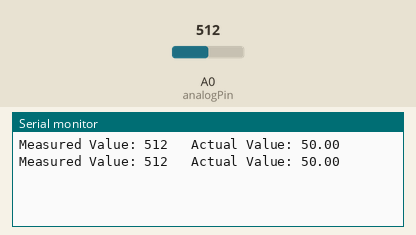
The sketch below on a simulated Arduino Uno, built with avr-gcc and run on an emulated ATmega328P. Parts: the last lines printed to the serial monitor. Inputs (shaded band) come from the test bench; at power-on: A0 (analogPin) = 512.

Above: at 1.8 s.
1.9 s: A0 (analogPin) set to 716
At 2.8 s:
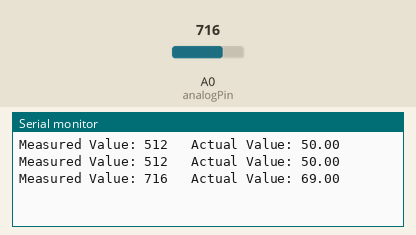
3.4 s: A0 (analogPin) set to 900
At 4.6 s:
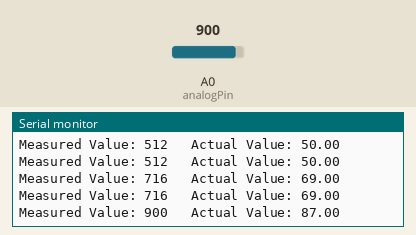
Timing chart, 0 to 6.4 s (numbered marks = the images above; inputs shaded):
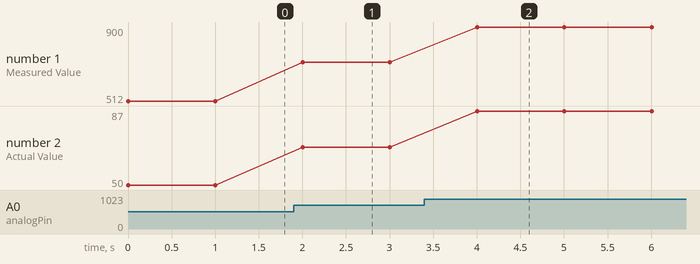

The sketch:

6_procedure.ino
```cpp
int analogPin = A0; // The analog input pin
int measuredValue; // Variable to store the measured value

void setup() {
  Serial.begin(9600); // Initialize the serial communication
}

void loop() {
  measuredValue = analogRead(analogPin); // Read analog data from the sensor
  float actualValue = map(measuredValue, 0, 1023, 0, 100); // Map the measured value to the actual value range

  // Print the values to the serial monitor
  Serial.print("Measured Value: ");
  Serial.print(measuredValue);
  Serial.print("\t Actual Value: ");
  Serial.println(actualValue);

  delay(1000); // Delay for a second before the next reading
}
```

Measured:
- after the input at 1.9 s, the serial monitor: prints a new line after 0.10 s (image 1)
- after the input at 3.4 s, the serial monitor: prints a new line after 0.60 s (image 2)
- plotted number 1: 512 → 716 after the input at 1.9 s, 716 → 900 after the input at 3.4 s
- plotted number 2: 50 → 69 after the input at 1.9 s, 69 → 87 after the input at 3.4 s
